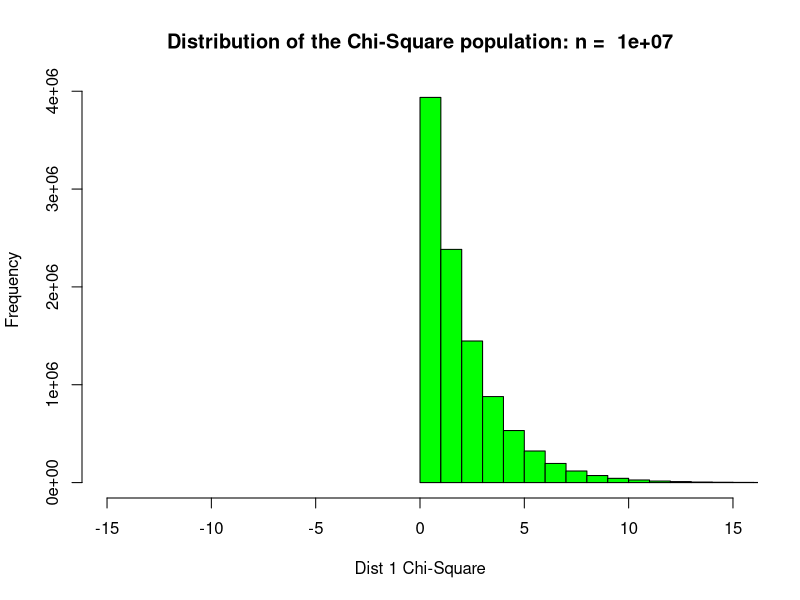
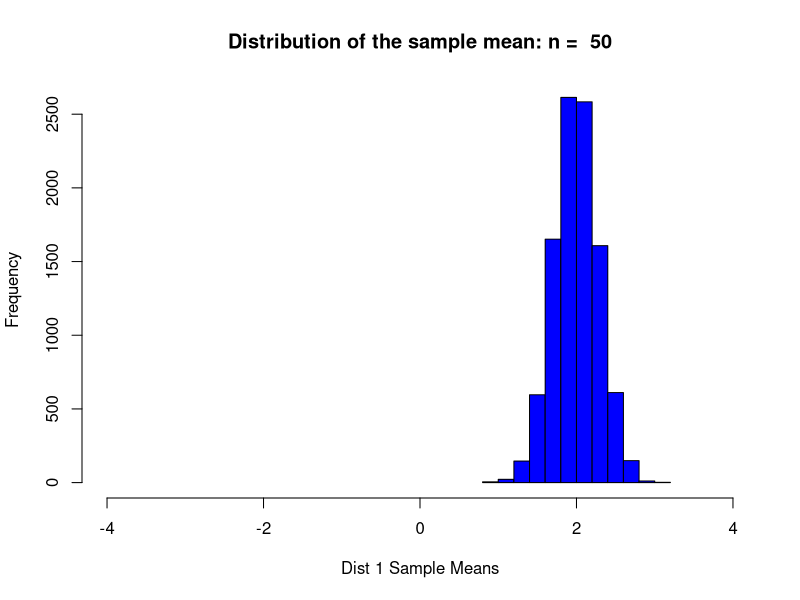

These figures' R source, in order:
#---
# title: "Live Session 2 CLT"
# author: "Todd"
# date: "12.29.2022"
# output:
#   html_document:
#     df_print: paged
#---


# From the Rmarkdown file in the Live Session 1 repository on Github, 
# we create an R file by placing the extension *.r instead of the *.Rmd 
# extension.  From here, we can modify and debug the assignment.  
# Restated, the assignment is:  
# 1. Adapt the code to generate a population of 10,000,000 from a chi-square 
# distribution with 2 degrees of freedom.  This is a heavily right skewed 
# distribution.  (Hint: rchisq()) You will have to red up on this function 
# and probably do some trial and error.  Being able to learn new functions 
# and methods is a key skill.  





# Simulator to Demonstrate CLT

## Control Parameters



n1 <- 10000000

#generate 10,000,000 random values that follow Chi-Square distribution with df=2
values <- rchisq(n1, df = 2)

#view first 5 values
head(values)

#create a histogram to visualize distribution of values
#par(mfrow = c(2,1))
hist(values, col = "green", main = paste("Distribution of the Chi-Square population: n = ", n1), xlab = "Dist 1 Chi-Square", xlim = c(-15,15))

#Determine the mean and standard error of the values
x <- mean(values)
y <- sd(values)
paste("The mean of the population is,", x, "The standard deviation of the population is,", y)
z <- (x - y)

paste("The difference between the mean x and the standard deviation y is,", z)

# Part 4 is the question: "According to CLT, what should be the approximate
# distribution of sample means of size 50 from this right skewed population?
# ANSWER:  The means of the sample size 50 should be the same as the mean of the 
# population:  mux = mu(sample)
# What shoud be the mean and standard error of the mean (stand deviation of 
# of the distribution of sample means)?
# ANSWER: The standard error should be smaller by a facter of 1/squareroot(50)

# Part 5 is to run the math and check the CLT


# df <- read.table("C:\\users\\tgarn\\OneDrive\\Desktop\\SMU - MS Data Science\\Courses\\DS 6306 Doing Data Science\\Assignments\\Week 1\\Working Folder - Assignments\\Question 2\\yob2016.txt",stringsAsFactors = FALSE,header = FALSE,sep = ";") # nolint
n2 <- 50 # sample size per sample for 1st distribution
simulations <- 10000 #number of samples and thus number of xbars we will generate.  
mu <- x # mean parameter for use with normal distribuions
sigma <- y # standard deviation parameter for use with normal distribuions


# ## Data Holder
xbar_holder1 <- numeric(simulations) # This will hold all the sample means for the first distribution.

# ## Simulate and Store
#Utilizing some of the existing code we will do the following
# # Generate 10000 samples each of size 50 and find the mean 
#of each sample.  Then store each mean in the xbar_holder vector.
for (i in 1:simulations)
{ 
 sample1 <- rnorm(n2,mean = mu, sd = sigma)

xbar1 <- mean(sample1)
xbar_holder1[i] <- xbar1
}

# ## display the distribution of sample means (plot a histogram of the sample means)
# # {r}
##par(mfrow = c(2,1))
hist(xbar_holder1, col = "blue", main = paste("Distribution of the sample mean: n = ", n2), xlab = "Dist 1 Sample Means", xlim = c(-4,4))
# # hist(xbar_holder2, col = "red", main = paste("Distribution of the sample mean: n = ", n2), xlab = "Dist 2 Sample Means", xlim = c(-4,4))
# hist(xbar_holder3, col = "green", main = paste("Distribution of the sample mean: n = ", n3), xlab = "Dist 1 Chi-Square", xlim = c(-4,4))


# ## summary statistics of the distribution of the simulated sample means. 
# # {r}
summary(xbar_holder1) #5 number summary and the mean
# # summary(xbar_holder2) #5 number summary and the mean
# summary(xbar_holder3) # number summary and the mean
sd(xbar_holder1) # standard deviation of dstribuion 1
# # sd(xbar_holder2) #standard deviation of distribuion 2
# sd(xbar_holder3) #standard deviation of Chi-Square distribution




